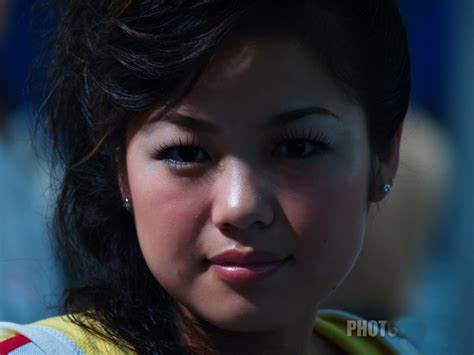
//> input picture assets/dark_character.jpg, 474 x 355 px
$ ./simple_sharpening   (built with g++ and OpenCV 4)
//> lines starting //> are read from the running program, lines starting //| are printed output that depends on the picture
//
// Created by helywin on 2020/10/20.
//

#include <opencv2/core.hpp>
#include <opencv2/opencv.hpp>
#include <opencv2/highgui.hpp>
#include <iostream>

using namespace cv;
using std::cout;
using std::endl;
using std::cerr;

int main()
{

    Mat origin = imread("../assets/dark_character.jpg", IMREAD_GRAYSCALE);
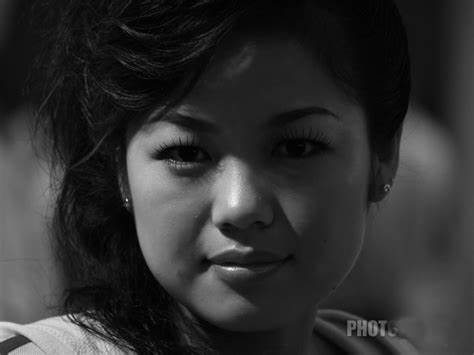
//> origin: 355 rows x 474 cols, CV_8UC1; min 0, max 241, mean 48
    Mat after_laplace;
    Mat laplace_kernel = Mat::ones(3, 3, CV_32F);
    laplace_kernel.at<float>(0, 0) = 0;
    laplace_kernel.at<float>(0, 1) = 1;
    laplace_kernel.at<float>(0, 2) = 0;
    laplace_kernel.at<float>(1, 0) = 1;
    laplace_kernel.at<float>(1, 1) = -4;
    laplace_kernel.at<float>(1, 2) = 1;
    laplace_kernel.at<float>(2, 0) = 0;
    laplace_kernel.at<float>(2, 1) = 1;
    laplace_kernel.at<float>(2, 2) = 0;
    filter2D(origin, after_laplace, -1, laplace_kernel);
    after_laplace += 128;
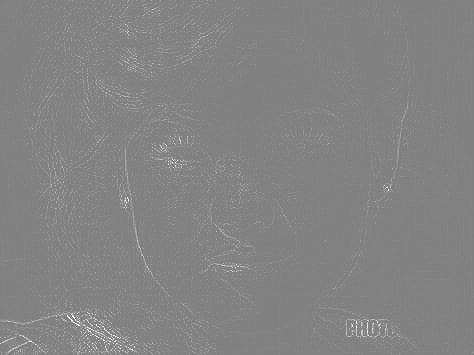
//> after_laplace: 355 rows x 474 cols, CV_8UC1; min 128, max 255, mean 130.5

    Mat gauss_kernel = Mat::ones(3, 3, CV_32F);
    gauss_kernel.at<float>(0, 0) = 0.3679;
    gauss_kernel.at<float>(0, 1) = 0.6065;
    gauss_kernel.at<float>(0, 2) = 0.3679;
    gauss_kernel.at<float>(1, 0) = 0.6065;
    gauss_kernel.at<float>(1, 1) = 1.0;
    gauss_kernel.at<float>(1, 2) = 0.6065;
    gauss_kernel.at<float>(2, 0) = 0.3679;
    gauss_kernel.at<float>(2, 1) = 0.6065;
    gauss_kernel.at<float>(2, 2) = 0.3679;
    gauss_kernel /= 4.8976;
    Mat after_gauss;
    filter2D(origin, after_gauss, -1, gauss_kernel);
    Mat sharpening = 2 * origin - after_gauss;

    Mat sobel_y_kernel = Mat::ones(3, 3, CV_32F);
    sobel_y_kernel.at<float>(0, 0) = -1;
    sobel_y_kernel.at<float>(0, 1) = -2;
    sobel_y_kernel.at<float>(0, 2) = -1;
    sobel_y_kernel.at<float>(1, 0) = 0;
    sobel_y_kernel.at<float>(1, 1) = 0;
    sobel_y_kernel.at<float>(1, 2) = 0;
    sobel_y_kernel.at<float>(2, 0) = 1;
    sobel_y_kernel.at<float>(2, 1) = 2;
    sobel_y_kernel.at<float>(2, 2) = 1;
    Mat after_sobel_y;
    filter2D(origin, after_sobel_y, -1, sobel_y_kernel);
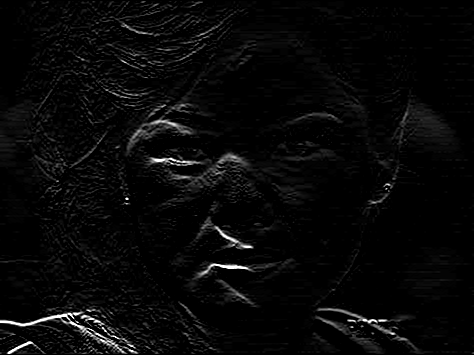
//> after_sobel_y: 355 rows x 474 cols, CV_8UC1; min 0, max 255, mean 8.2
    after_sobel_y += 128;
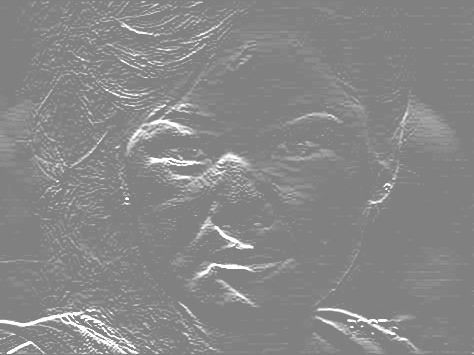
//> after_sobel_y: 355 rows x 474 cols, CV_8UC1; min 128, max 255, mean 135.6

    Mat sobel_x_kernel = Mat::ones(3, 3, CV_32F);
    sobel_x_kernel.at<float>(0, 0) = -1;
    sobel_x_kernel.at<float>(0, 1) = 0;
    sobel_x_kernel.at<float>(0, 2) = 1;
    sobel_x_kernel.at<float>(1, 0) = -2;
    sobel_x_kernel.at<float>(1, 1) = 0;
    sobel_x_kernel.at<float>(1, 2) = 2;
    sobel_x_kernel.at<float>(2, 0) = -1;
    sobel_x_kernel.at<float>(2, 1) = 0;
    sobel_x_kernel.at<float>(2, 2) = 1;
    Mat after_sobel_x;
    filter2D(origin, after_sobel_x, -1, sobel_x_kernel);
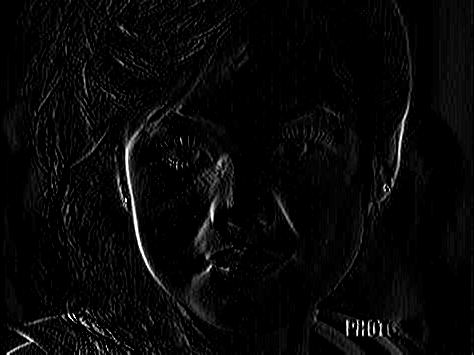
//> after_sobel_x: 355 rows x 474 cols, CV_8UC1; min 0, max 255, mean 7.8
    after_sobel_x += 128;
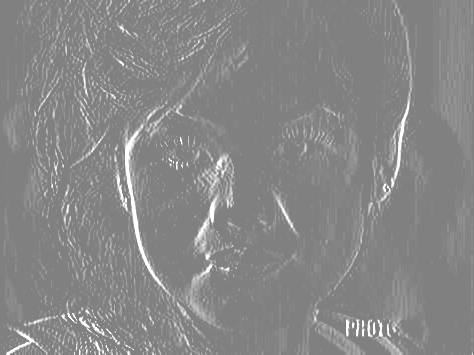
//> after_sobel_x: 355 rows x 474 cols, CV_8UC1; min 128, max 255, mean 135.3

    imshow("origin", origin);
    imshow("laplace", after_laplace);
    imshow("sharpening", sharpening);
    imshow("sobel_y", after_sobel_y);
    imshow("sobel_x", after_sobel_x);
    imshow("sobel", (abs(after_sobel_x) + abs(after_sobel_y)) / 2);
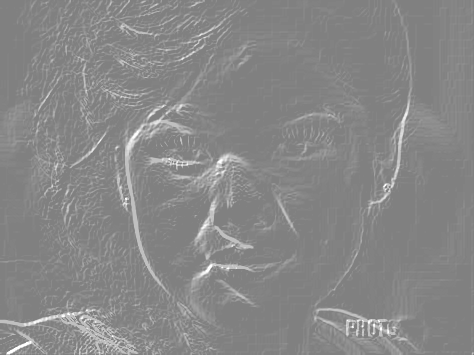
//> window 'sobel': 355 rows x 474 cols, CV_8UC1; min 128, max 255, mean 135.4

    waitKey(1e6);
}
